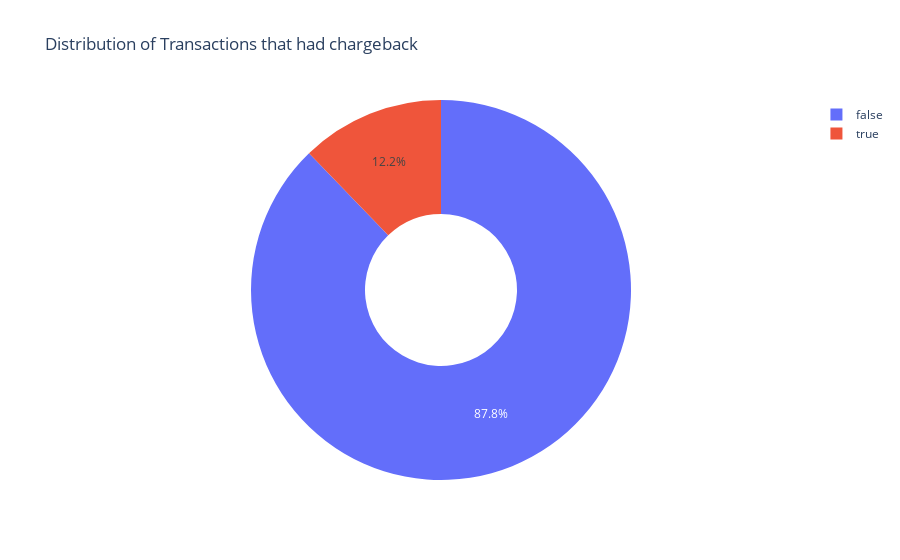

Notebook cell for this chart:
### Code cell
type = df["has_cbk"].value_counts()

chargebackStatus = type.index
quantity = type.values
import plotly .express as px
figure = px.pie(df, values=quantity, names=chargebackStatus, hole=0.4, title="Distribution of Transactions that had chargeback")
figure.show()

### Figure 1 — Plotly figure (JSON) as saved in the notebook; plotly's stock layout.template omitted (floating-point values rounded to 4 significant figures)
{"data": [{"domain": {"x": [0, 1], "y": [0, 1]}, "hole": 0.4, "hovertemplate": "label=%{label}<br>value=%{value}<extra></extra>", "labels": [false, true], "legendgroup": "", "name": "", "showlegend": true, "type": "pie", "values": [2808, 391]}], "layout": {"legend": {"tracegroupgap": 0}, "title": {"text": "Distribution of Transactions that had chargeback"}}}
